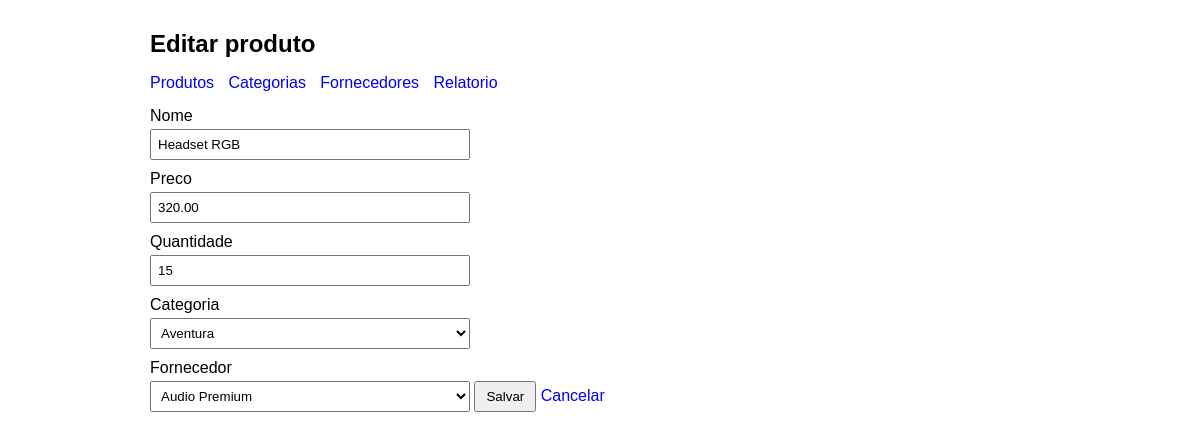
The app's page /aula_9/editar.php?id=3 with its own data.
### tables this page shows
CREATE TABLE produtos (
    id INT AUTO_INCREMENT PRIMARY KEY,
    nome VARCHAR(100) NOT NULL,
    preco DECIMAL(10,2) NOT NULL,
    quantidade INT NOT NULL DEFAULT 0,
    categoria_id INT NULL,
    fornecedor_id INT NULL,
    criado_em TIMESTAMP DEFAULT CURRENT_TIMESTAMP,
    FOREIGN KEY (categoria_id) REFERENCES categorias(id)
        ON DELETE SET NULL
        ON UPDATE CASCADE,
    FOREIGN KEY (fornecedor_id) REFERENCES fornecedores(id)
        ON DELETE SET NULL
        ON UPDATE CASCADE
);

CREATE TABLE categorias (
    id INT AUTO_INCREMENT PRIMARY KEY,
    nome VARCHAR(80) NOT NULL UNIQUE
);

CREATE TABLE fornecedores (
    id INT AUTO_INCREMENT PRIMARY KEY,
    nome VARCHAR(80) NOT NULL,
    telefone VARCHAR(20)
);

### aula_9/funcoes.php (called while the page is built, shortened)
<?php
function listarCategorias(PDO $pdo): array
{
    $sql = "SELECT id, nome
            FROM categorias
            ORDER BY nome";
    return $pdo->query($sql)->fetchAll();
}
function listarFornecedores(PDO $pdo): array
{
    $sql = "SELECT id, nome, telefone
            FROM fornecedores
            ORDER BY nome";
    return $pdo->query($sql)->fetchAll();
}
function buscarProduto(PDO $pdo, int $id): ?array
{
    $sql = "SELECT p.*,
                   c.nome AS categoria,
                   f.nome AS fornecedor
            FROM produtos p
            LEFT JOIN categorias c ON c.id = p.categoria_id
            LEFT JOIN fornecedores f ON f.id = p.fornecedor_id
            WHERE p.id = :id";
    $stmt = $pdo->prepare($sql);
    $stmt->execute(['id' => $id]);
    $produto = $stmt->fetch();
    return $produto ?: null;
}

### aula_9/editar.php (the view, shortened to what this page needs)
<?php
require_once 'config.php';
require_once 'funcoes.php';
$id = (int) ($_GET['id'] ?? 0);
$produto = buscarProduto($pdo, $id);
$categorias = listarCategorias($pdo);
$fornecedores = listarFornecedores($pdo);
?>
<!DOCTYPE html>
<html lang="pt-BR">
<head>
    <link rel="stylesheet" href="style.css">
</head>
<body>
    <div class="container">
        <h1>Editar produto</h1>
        <div class="menu">
            <a href="index.php">Produtos</a>
            <a href="categorias.php">Categorias</a>
            <a href="fornecedores.php">Fornecedores</a>
            <a href="relatorio.php">Relatorio</a>
        </div>
        <form method="post">
            <label for="nome">Nome</label>
            <input type="text" name="nome" id="nome" value="<?= htmlspecialchars($produto['nome'], ENT_QUOTES, 'UTF-8') ?>" required>
            <label for="preco">Preco</label>
            <input type="text" name="preco" id="preco" value="<?= htmlspecialchars((string) $produto['preco'], ENT_QUOTES, 'UTF-8') ?>" required>
            <label for="quantidade">Quantidade</label>
            <input type="number" name="quantidade" id="quantidade" min="0" value="<?= (int) $produto['quantidade'] ?>" required>
            <label for="categoria_id">Categoria</label>
            <select name="categoria_id" id="categoria_id">
                <?php foreach ($categorias as $cat): ?>
                    <option value="<?= (int) $cat['id'] ?>" <?= ((int) $cat['id'] === (int) $produto['categoria_id']) ? 'selected' : '' ?>>
                        <?= htmlspecialchars($cat['nome'], ENT_QUOTES, 'UTF-8') ?>
                    </option>
                <?php endforeach; ?>
            </select>
            <label for="fornecedor_id">Fornecedor</label>
            <select name="fornecedor_id" id="fornecedor_id">
                <?php foreach ($fornecedores as $fornecedor): ?>
                    <option value="<?= (int) $fornecedor['id'] ?>" <?= ((int) $fornecedor['id'] === (int) ($produto['fornecedor_id'] ?? 0)) ? 'selected' : '' ?>>
                        <?= htmlspecialchars($fornecedor['nome'], ENT_QUOTES, 'UTF-8') ?>
                    </option>
                <?php endforeach; ?>
            </select>
            <input type="submit" value="Salvar">
            <a href="index.php">Cancelar</a>
        </form>
    </div>
</body>
</html>

### aula_9/style.css (style rules this page uses)
body { margin: 0; font-family: Arial, sans-serif; background: #ffffff; color: #000000; }
.container { max-width: 900px; margin: 20px auto; padding: 10px; }
h1, h2 { margin-top: 0; font-size: 24px; }
a { color: #0000ee; text-decoration: none; }
.menu { margin-bottom: 15px; }
.menu a { margin-right: 10px; }
form { margin: 10px 0; }
label { display: block; margin-bottom: 4px; }
input[type="text"], input[type="number"], select { width: 100%; max-width: 320px; padding: 6px; box-sizing: border-box; margin-bottom: 10px; }
button, input[type="submit"] { padding: 6px 10px; }

### records on screen
produtos: nome "Headset RGB", preco "320.00", quantidade "15", categoria_id "Aventura", fornecedor_id "Audio Premium"
